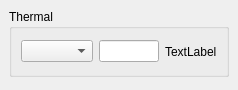
<ui version="4.0" >
 <class>BoundaryConditionsEnergy</class>
 <widget class="QWidget" name="BoundaryConditionsEnergy" >
  <property name="geometry" >
   <rect>
    <x>0</x>
    <y>0</y>
    <width>238</width>
    <height>90</height>
   </rect>
  </property>
  <property name="windowTitle" >
   <string>Form</string>
  </property>
  <layout class="QVBoxLayout" >
   <property name="margin" >
    <number>9</number>
   </property>
   <property name="spacing" >
    <number>6</number>
   </property>
   <item>
    <widget class="QGroupBox" name="groupBox" >
     <property name="title" >
      <string>Thermal</string>
     </property>
     <layout class="QHBoxLayout" >
      <property name="margin" >
       <number>9</number>
      </property>
      <property name="spacing" >
       <number>6</number>
      </property>
      <item>
       <spacer>
        <property name="orientation" >
         <enum>Qt::Horizontal</enum>
        </property>
        <property name="sizeHint" >
         <size>
          <width>40</width>
          <height>20</height>
         </size>
        </property>
       </spacer>
      </item>
      <item>
       <layout class="QHBoxLayout" >
        <property name="margin" >
         <number>0</number>
        </property>
        <property name="spacing" >
         <number>6</number>
        </property>
        <item>
         <widget class="QComboBox" name="comboBoxEnergy" />
        </item>
        <item>
         <spacer>
          <property name="orientation" >
           <enum>Qt::Horizontal</enum>
          </property>
          <property name="sizeHint" >
           <size>
            <width>16</width>
            <height>20</height>
           </size>
          </property>
         </spacer>
        </item>
        <item>
         <widget class="QLineEdit" name="lineEditEnergy" />
        </item>
        <item>
         <widget class="QLabel" name="labelEnergy" >
          <property name="text" >
           <string>TextLabel</string>
          </property>
         </widget>
        </item>
       </layout>
      </item>
      <item>
       <spacer>
        <property name="orientation" >
         <enum>Qt::Horizontal</enum>
        </property>
        <property name="sizeHint" >
         <size>
          <width>51</width>
          <height>27</height>
         </size>
        </property>
       </spacer>
      </item>
     </layout>
    </widget>
   </item>
   <item>
    <spacer>
     <property name="orientation" >
      <enum>Qt::Vertical</enum>
     </property>
     <property name="sizeHint" >
      <size>
       <width>16</width>
       <height>16</height>
      </size>
     </property>
    </spacer>
   </item>
  </layout>
 </widget>
 <resources/>
 <connections/>
</ui>
